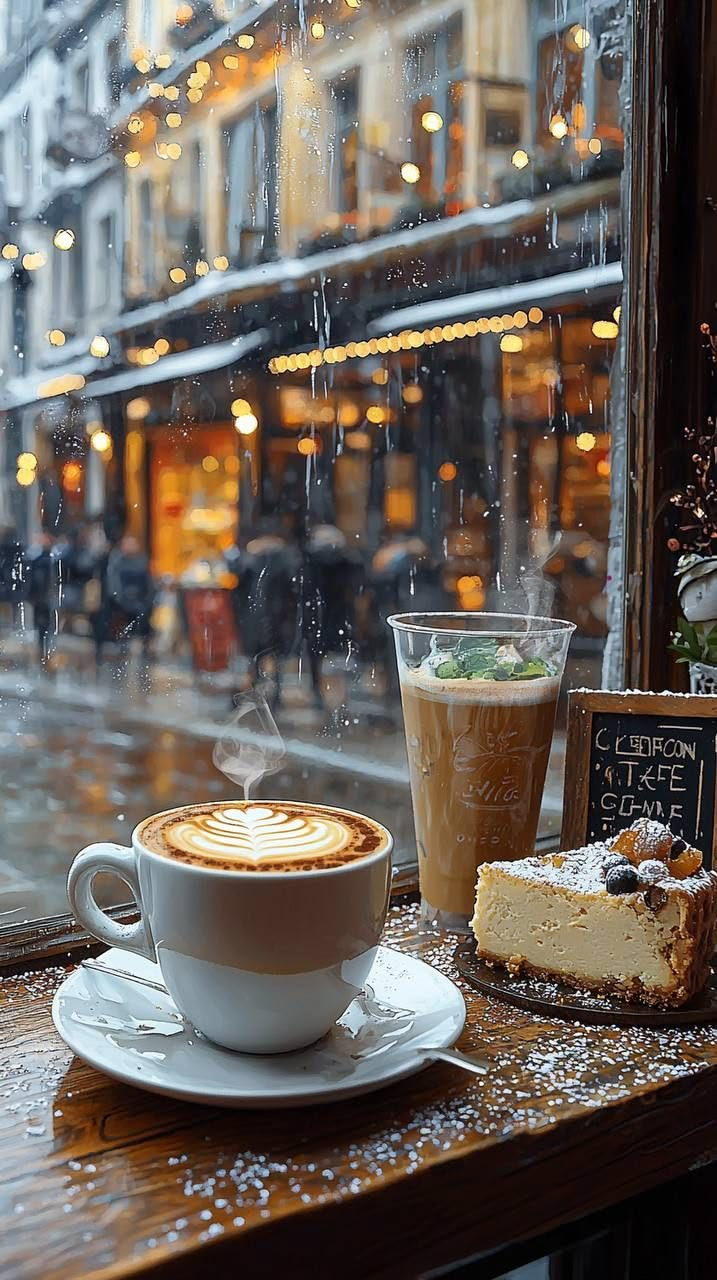
#> input picture Myproject/PCD_MuhammadHashfianZihni246512013/Praktikum6/citra/kopi.jpg, 717 x 1280 px
$ python p6_c1_deteksi_perubahan.py
#> lines starting #> are read from the running program, lines starting #| are printed output that depends on the picture; after the words box and inside, x2 and y2 are one past the last pixel; in counts of white or black regions, pixels touching at a corner belong together
### Myproject/PCD_MuhammadHashfianZihni246512013/Praktikum6/pcd_util.py
# pcd_util.py — Utility helper untuk Pengolahan Citra Digital (PCD)
import cv2
import matplotlib.pyplot as plt
import numpy as np


def baca_citra(path_berkas):
    """Membaca citra dari jalur berkas dan mengembalikan citra BGR OpenCV."""
#> called with path_berkas = 'citra/kopi.jpg'
    img = cv2.imread(path_berkas)
#> img is the input picture: shape (1280, 717, 3); mean B, G, R 90.6, 97.7, 106.2
    if img is None:
        raise FileNotFoundError(f"Berkas citra tidak ditemukan di jalur: {path_berkas}")
    return img


def ke_gray(img):
    """Mengubah citra BGR ke Grayscale jika citra bernilai berwarna."""
    if len(img.shape) == 3 and img.shape[2] == 3:
        return cv2.cvtColor(img, cv2.COLOR_BGR2GRAY)
    return img


def ke_rgb(img):
    """Mengubah citra BGR ke RGB untuk keperluan visualisasi Matplotlib."""
    if len(img.shape) == 3 and img.shape[2] == 3:
        return cv2.cvtColor(img, cv2.COLOR_BGR2RGB)
    return img


def tampilkan(daftar_citra, kolom=4, ukuran=3.5):
    """
    Menampilkan daftar citra menggunakan Matplotlib dalam format grid.

    daftar_citra: list of tuple (judul, img)
    kolom: jumlah kolom visualisasi
    ukuran: ukuran skala tiap subplot
    """
    n = len(daftar_citra)
    baris = (n + kolom - 1) // kolom
    fig, axes = plt.subplots(baris, kolom, figsize=(kolom * ukuran, baris * ukuran))

    # Ratakan array axes agar mudah diiterasi
    if n == 1:
        axes = np.array([axes])
    axes = np.array(axes).reshape(-1)

    for i, item in enumerate(daftar_citra):
        if len(item) == 2:
            judul, img = item
            cmap = None
        else:
            judul, img, cmap = item

        ax = axes[i]

        # Cek kanal warna
        if len(img.shape) == 2:
            ax.imshow(img, cmap=cmap if cmap else 'gray', vmin=0, vmax=255)
        else:
            ax.imshow(ke_rgb(img))

        ax.set_title(judul)
        ax.axis('off')

    # Sembunyikan subplot sisa yang tidak terpakai
    for i in range(n, len(axes)):
        axes[i].axis('off')

    plt.tight_layout()
    plt.show()

### Myproject/PCD_MuhammadHashfianZihni246512013/Praktikum6/p6_c1_deteksi_perubahan.py
# p6_c1_deteksi_perubahan.py — Praktik C1 lanjutan: deteksi perubahan dengan pengurangan citra
import cv2
import numpy as np
from pcd_util import baca_citra, ke_gray, tampilkan


def buat_frame_kedua(img, seed=1):
    """Simulasi frame kedua CCTV: dua objek baru + sedikit noise kamera."""
#> called with seed = 1
    rng = np.random.default_rng(seed)
    f2 = img.copy()
    cv2.circle(f2, (360, 220), 38, (40, 60, 220), -1)
    cv2.rectangle(f2, (40, 200), (110, 270), (230, 200, 60), -1)
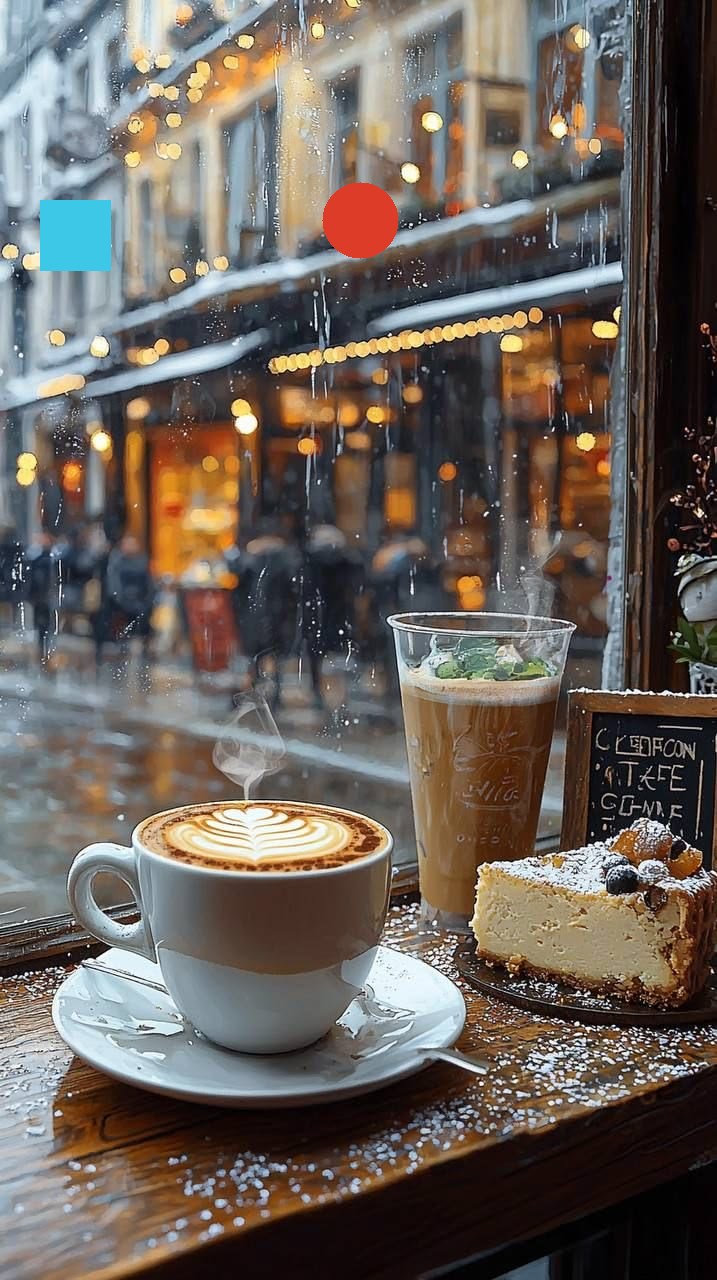
#> f2: shape (1280, 717, 3); mean B, G, R 90.6, 97.6, 106.2
    tambah_noise = lambda c: np.clip(c.astype(int) + rng.normal(0, 3, c.shape), 0, 255).astype(np.uint8)
    return tambah_noise(img), tambah_noise(f2)


if __name__ == "__main__":
    f1, f2 = buat_frame_kedua(baca_citra("citra/kopi.jpg"))

    selisih = ke_gray(cv2.absdiff(f1, f2))                    # |f1 - f2|
#> in ke_gray, `return cv2.cvtColor(img, cv2.COLOR_BGR2GRAY)`:
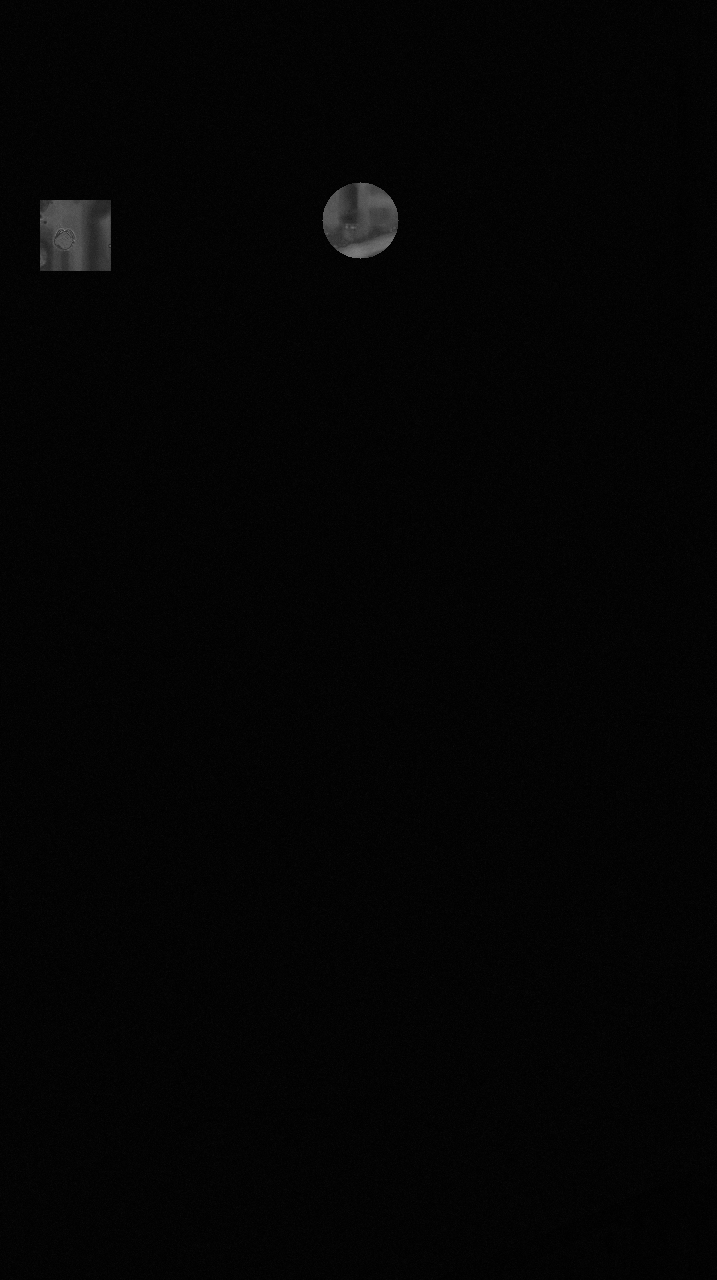
#> returned value: shape (1280, 717); min 0, max 150, mean 4
    _, mask = cv2.threshold(selisih, 30, 255, cv2.THRESH_BINARY)
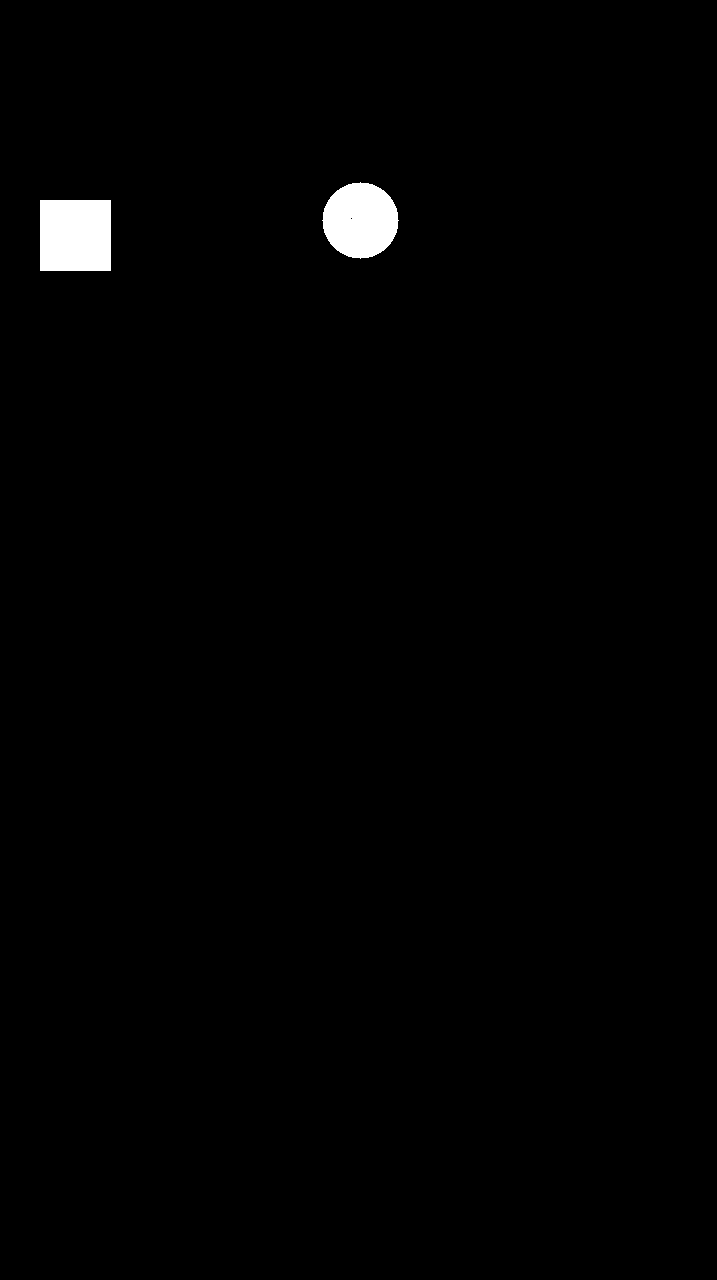
#> mask: shape (1280, 717); 1% white; 2 white regions, box (x1, y1, x2, y2) and area: (40, 200, 111, 271) 5041, (322, 182, 399, 259) 4512
    print(f"Area berubah: {(mask == 255).mean() * 100:.1f}% piksel")
#| Area berubah: 1.0% piksel

    # bandingkan dengan subtract biasa: perubahan ke arah gelap bisa hilang
    hanya_sub = ke_gray(cv2.subtract(f1, f2))
    print("Nilai maks absdiff  :", selisih.max(), "| subtract:", hanya_sub.max())
#| Nilai maks absdiff  : 150 | subtract: 116

    tampilkan([("Frame 1", f1), ("Frame 2", f2), ("|f1 - f2|", selisih), ("Threshold T = 30", mask)], kolom=4, ukuran=3.5)
#> in tampilkan, `plt.show()`:
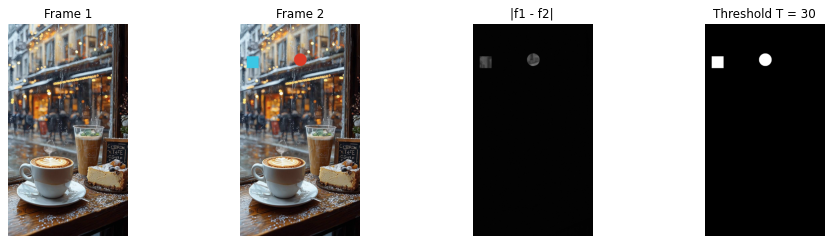
#> figure drawn by matplotlib, 4 panels
